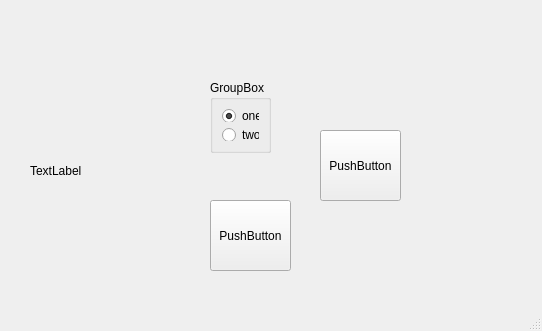
<?xml version="1.0" encoding="UTF-8"?>
<ui version="4.0">
 <class>MainWindow</class>
 <widget class="QMainWindow" name="MainWindow">
  <property name="geometry">
   <rect>
    <x>0</x>
    <y>0</y>
    <width>542</width>
    <height>331</height>
   </rect>
  </property>
  <property name="windowTitle">
   <string>MainWindow</string>
  </property>
  <widget class="QWidget" name="centralwidget">
   <widget class="QPushButton" name="pushButton">
    <property name="geometry">
     <rect>
      <x>210</x>
      <y>200</y>
      <width>81</width>
      <height>71</height>
     </rect>
    </property>
    <property name="text">
     <string>PushButton</string>
    </property>
   </widget>
   <widget class="QGroupBox" name="groupBox">
    <property name="geometry">
     <rect>
      <x>210</x>
      <y>80</y>
      <width>61</width>
      <height>73</height>
     </rect>
    </property>
    <property name="title">
     <string>GroupBox</string>
    </property>
    <layout class="QVBoxLayout" name="verticalLayout">
     <item>
      <widget class="QRadioButton" name="radioButton">
       <property name="text">
        <string>one</string>
       </property>
       <property name="checked">
        <bool>true</bool>
       </property>
      </widget>
     </item>
     <item>
      <widget class="QRadioButton" name="radioButton_2">
       <property name="text">
        <string>two</string>
       </property>
      </widget>
     </item>
    </layout>
   </widget>
   <widget class="QWidget" name="verticalLayoutWidget">
    <property name="geometry">
     <rect>
      <x>30</x>
      <y>60</y>
      <width>161</width>
      <height>221</height>
     </rect>
    </property>
    <layout class="QVBoxLayout" name="verticalLayout_2">
     <item>
      <widget class="QLabel" name="label">
       <property name="text">
        <string>TextLabel</string>
       </property>
      </widget>
     </item>
    </layout>
   </widget>
   <widget class="MyButton" name="pushButton_2">
    <property name="geometry">
     <rect>
      <x>320</x>
      <y>130</y>
      <width>81</width>
      <height>71</height>
     </rect>
    </property>
    <property name="text">
     <string>PushButton</string>
    </property>
   </widget>
   <zorder>pushButton</zorder>
   <zorder>groupBox</zorder>
   <zorder>radioButton</zorder>
   <zorder>verticalLayoutWidget</zorder>
   <zorder>verticalLayoutWidget</zorder>
   <zorder>pushButton_2</zorder>
  </widget>
  <widget class="QMenuBar" name="menubar">
   <property name="geometry">
    <rect>
     <x>0</x>
     <y>0</y>
     <width>542</width>
     <height>21</height>
    </rect>
   </property>
  </widget>
  <widget class="QStatusBar" name="statusbar"/>
 </widget>
 <customwidgets>
  <customwidget>
   <class>MyButton</class>
   <extends>QPushButton</extends>
   <header>MyButton.h</header>
  </customwidget>
 </customwidgets>
 <resources/>
 <connections/>
</ui>
